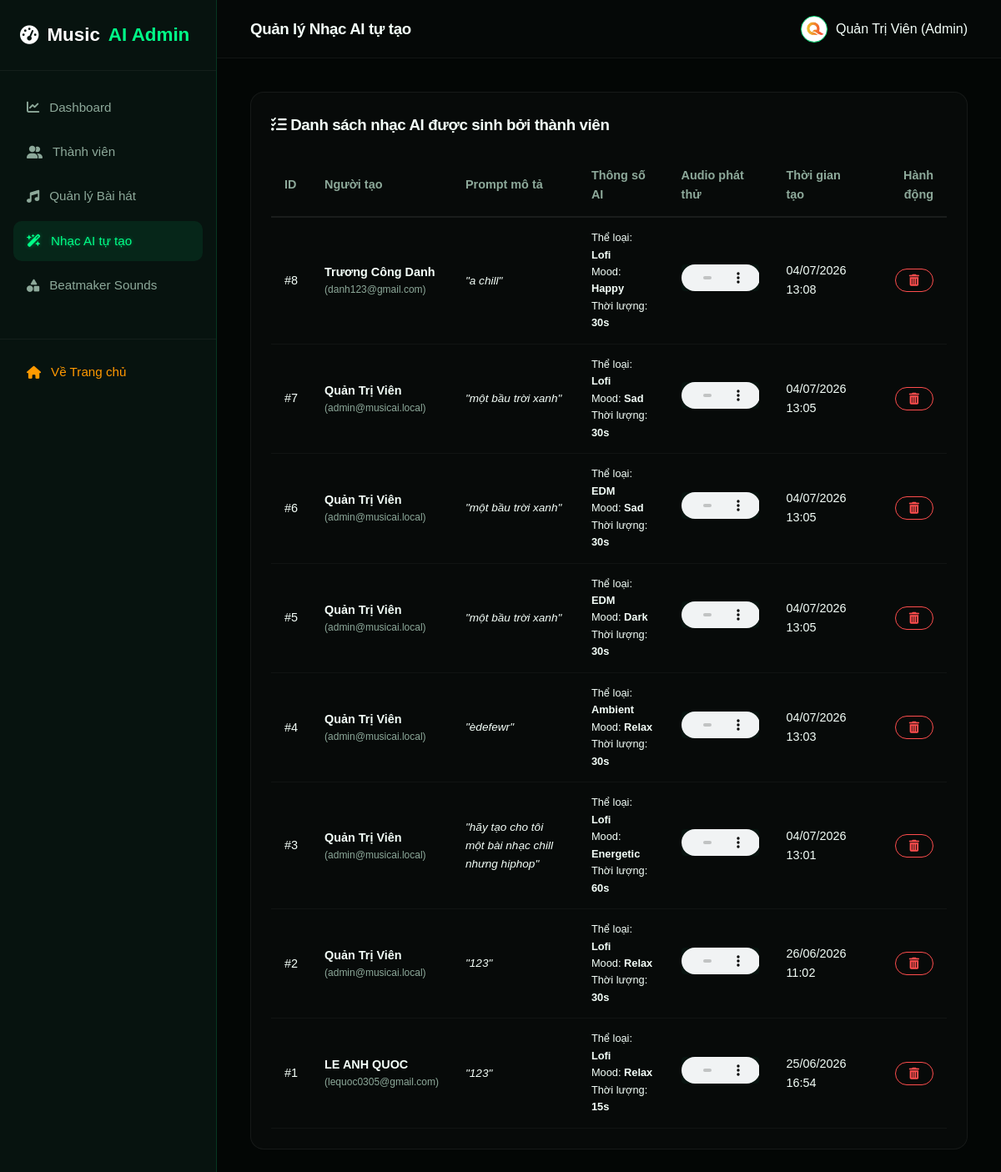
Screenshot of /admin/ai_music.php (signed in) with the database file from the repository.
### tables this page shows
CREATE TABLE `ai_songs` (
  `id` int(11) NOT NULL,
  `user_id` int(11) NOT NULL COMMENT 'ID của thành viên sở hữu',
  `prompt` text NOT NULL COMMENT 'Mô tả đầu vào gửi cho AI',
  `genre` varchar(50) NOT NULL COMMENT 'Thể loại nhạc do AI áp dụng',
  `mood` varchar(50) NOT NULL COMMENT 'Tâm trạng bài hát',
  `duration` int(11) NOT NULL COMMENT 'Thời lượng nhạc (giây)',
  `audio_file` varchar(255) NOT NULL COMMENT 'Đường dẫn file âm thanh kết quả',
  `created_at` timestamp NOT NULL DEFAULT current_timestamp()
);

CREATE TABLE `users` (
  `id` int(11) NOT NULL,
  `name` varchar(100) NOT NULL COMMENT 'Họ và tên thành viên',
  `email` varchar(150) NOT NULL COMMENT 'Địa chỉ email đăng nhập',
  `password` varchar(255) NOT NULL COMMENT 'Mật khẩu đã mã hóa bcrypt',
  `role` enum('user','admin') DEFAULT 'user' COMMENT 'Phân quyền tài khoản',
  `avatar` varchar(255) DEFAULT NULL COMMENT 'Đường dẫn ảnh đại diện',
  `created_at` timestamp NOT NULL DEFAULT current_timestamp(),
  `updated_at` timestamp NOT NULL DEFAULT current_timestamp() ON UPDATE current_timestamp()
);

### config/config.php (called while the page is built, shortened)
<?php
function url($path = '') {
    return BASE_URL . ltrim($path, '/');
}
function sanitize($data) {
    return htmlspecialchars(strip_tags(trim($data)), ENT_QUOTES, 'UTF-8');
}

### admin/ai_music.php (the view, shortened to what this page needs)
<?php
require_once __DIR__ . '/admin_header.php';
$ai_songs = [];
if ($db_connected && $conn) {
    try {
        $stmt = $conn->query("SELECT a.*, u.name as user_name, u.email as user_email
                                FROM ai_songs a
                                LEFT JOIN users u ON a.user_id = u.id
                                ORDER BY a.id DESC");
        $ai_songs = $stmt->fetchAll();
    } catch (PDOException $e) {
        $ai_songs = $fallback_ai_songs;
    }
} else {
    $ai_songs = $fallback_ai_songs;
}
?>
<div class="admin-table-card" style="margin-top: 0;">
    <h3 style="margin-bottom: 20px;"><i class="fa-solid fa-list-check"></i> Danh sách nhạc AI được sinh bởi thành viên</h3>
    <table class="admin-table">
        <thead>
            <tr>
                <th>ID</th>
                <th>Người tạo</th>
                <th>Prompt mô tả</th>
                <th>Thông số AI</th>
                <th>Audio phát thử</th>
                <th>Thời gian tạo</th>
                <th style="text-align: right;">Hành động</th>
            </tr>
        </thead>
        <tbody>
            <?php foreach ($ai_songs as $song): ?>
                <?php
                    $creator = isset($song['user_name']) ? sanitize($song['user_name']) : 'User Demo';
                    $creator_email = isset($song['user_email']) ? ' (' . sanitize($song['user_email']) . ')' : '';
                    $audio_url = url($song['audio_file']);
                ?>
                <tr>
                    <td>#<?php echo $song['id']; ?></td>
                    <td>
                        <strong><?php echo $creator; ?></strong>
                        <div style="font-size: 0.75rem; color: var(--text-muted);"><?php echo $creator_email; ?></div>
                    </td>
                    <td style="max-width: 250px; font-style: italic; font-size: 0.85rem;" title="<?php echo sanitize($song['prompt']); ?>">
                        "<?php echo sanitize($song['prompt']); ?>"
                    </td>
                    <td>
                        <div style="font-size: 0.8rem;">Thể loại: <strong><?php echo sanitize($song['genre']); ?></strong></div>
                        <div style="font-size: 0.8rem;">Mood: <strong><?php echo sanitize($song['mood']); ?></strong></div>
                        <div style="font-size: 0.8rem;">Thời lượng: <strong><?php echo $song['duration']; ?>s</strong></div>
                    </td>
                    <td>
                        <audio src="<?php echo $audio_url; ?>" controls style="height:32px; width:180px; max-width:100%; border-radius:4px; outline:none; background:#07130f;"></audio>
                    </td>
                    <td><?php echo date('d/m/Y H:i', strtotime($song['created_at'])); ?></td>
                    <td style="text-align: right;">
                        <form method="POST" action="" style="display:inline;" onsubmit="return confirm('Bạn chắc chắn muốn xóa tác phẩm AI này?')">
                            <button type="submit" class="btn btn-outline btn-sm" title="Xóa nhạc AI" style="border-color:#ff4d4d; color:#ff4d4d;">
                                <i class="fa-solid fa-trash-can"></i>
                            </button>
                        </form>
                    </td>
                </tr>
            <?php endforeach; ?>
        </tbody>
    </table>
</div>

### assets/css/style.css (style rules this page uses)
:root { --bg-main: #050807; --bg-soft: #07130f; --bg-card: rgba(255, 255, 255, 0.06); --bg-card-hover: rgba(255, 255, 255, 0.1); --green-main: #00ff88; --green-hover: #00dd77; --green-dark: #0d3b2e; --green-glow: rgba(0, 255, 136, 0.35); --text-main: #f4fff9; --text-muted: #8da99a; --border-green: rgba(0, 255, 136, 0.18); --border-light: rgba(255, 255, 255, 0.08); --font-heading: 'Be Vietnam Pro', sans-serif; --font-body: 'Be Vietnam Pro', sans-serif; --transition-fast: 0.2s ease; --transition-normal: 0.3s ease; --transition-slow: 0.5s ease; }
* { margin: 0; padding: 0; box-sizing: border-box; }
body { background-color: var(--bg-main); color: var(--text-main); font-family: var(--font-body); line-height: 1.6; overflow-x: hidden; }
h1, h2, h3, h4, h5, h6 { font-family: var(--font-heading); font-weight: 700; letter-spacing: -0.02em; color: var(--text-main); }
.btn { display: inline-flex; align-items: center; justify-content: center; gap: 8px; font-family: var(--font-heading); font-weight: 600; padding: 10px 24px; border-radius: 30px; border: none; cursor: pointer; transition: all var(--transition-normal); }
.btn-sm { padding: 6px 16px; font-size: 0.875rem; }
.btn-outline { background: transparent; color: var(--text-main); border: 1px solid var(--green-main); }

### admin/admin_header.php (style rules this page uses)
body { background-color: #030605; color: #f4fff9; display: flex; min-height: 100vh; }
.admin-table-card { background: rgba(255, 255, 255, 0.02); border: 1px solid rgba(255, 255, 255, 0.06); border-radius: 16px; padding: 24px; margin-top: 20px; overflow-x: auto; }
.admin-table { width: 100%; border-collapse: collapse; text-align: left; }
.admin-table th, .admin-table td { padding: 14px 16px; border-bottom: 1px solid rgba(255, 255, 255, 0.04); font-size: 0.9rem; }
.admin-table th { font-family: var(--font-heading); color: var(--text-muted); font-weight: 600; border-bottom: 2px solid rgba(255, 255, 255, 0.08); }

### rows the page displays
ai_songs: id "8", user.name "Trương Công Danh", user.email "(danh123@gmail.com)", prompt "a chill", genre "Lofi", mood "Happy", duration "30", created_at "04/07/2026 13:08"
ai_songs: id "7", user.name "Quản Trị Viên", user.email "(admin@musicai.local)", prompt "một bầu trời xanh", genre "Lofi", mood "Sad", duration "30", created_at "04/07/2026 13:05"
ai_songs: id "6", user.name "Quản Trị Viên", user.email "(admin@musicai.local)", prompt "một bầu trời xanh", genre "EDM", mood "Sad", duration "30", created_at "04/07/2026 13:05"
ai_songs: id "5", user.name "Quản Trị Viên", user.email "(admin@musicai.local)", prompt "một bầu trời xanh", genre "EDM", mood "Dark", duration "30", created_at "04/07/2026 13:05"
ai_songs: id "4", user.name "Quản Trị Viên", user.email "(admin@musicai.local)", prompt "èdefewr", genre "Ambient", mood "Relax", duration "30", created_at "04/07/2026 13:03"
ai_songs: id "3", user.name "Quản Trị Viên", user.email "(admin@musicai.local)", prompt "hãy tạo cho tôi một bài nhạc chill nhưng hiphop", genre "Lofi", mood "Energetic", duration "60", created_at "04/07/2026 13:01"
ai_songs: id "2", user.name "Quản Trị Viên", user.email "(admin@musicai.local)", prompt "123", genre "Lofi", mood "Relax", duration "30", created_at "26/06/2026 11:02"
ai_songs: id "1", user.name "LE ANH QUOC", user.email "(lequoc0305@gmail.com)", prompt "123", genre "Lofi", mood "Relax", duration "15", created_at "25/06/2026 16:54"

### other values shown
$page_title "Quản lý Nhạc AI tự tạo"
$_SESSION['user']['name'] "Quản Trị Viên"
